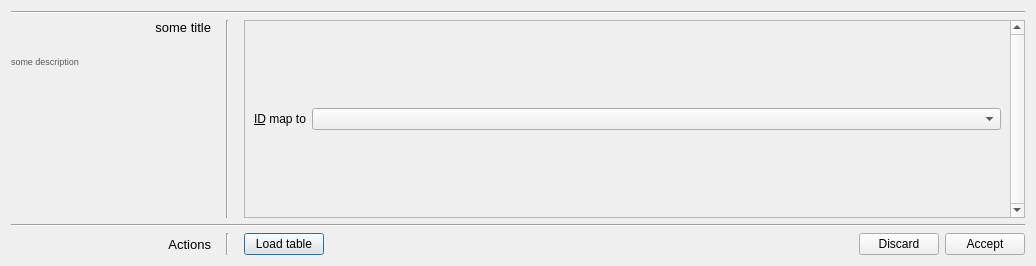
<?xml version="1.0" encoding="UTF-8"?>
<ui version="4.0">
 <class>Dialog</class>
 <widget class="QDialog" name="Dialog">
  <property name="geometry">
   <rect>
    <x>0</x>
    <y>0</y>
    <width>1036</width>
    <height>266</height>
   </rect>
  </property>
  <property name="windowTitle">
   <string>Dialog</string>
  </property>
  <property name="styleSheet">
   <string notr="true"/>
  </property>
  <layout class="QGridLayout" name="gridLayout">
   <item row="0" column="0">
    <layout class="QGridLayout" name="gridLayout_2">
     <item row="3" column="2">
      <widget class="Line" name="line_4">
       <property name="orientation">
        <enum>Qt::Vertical</enum>
       </property>
      </widget>
     </item>
     <item row="3" column="0">
      <layout class="QVBoxLayout" name="verticalLayout_2">
       <item>
        <widget class="QLabel" name="label_2">
         <property name="styleSheet">
          <string notr="true">font: 10pt;</string>
         </property>
         <property name="text">
          <string>Actions</string>
         </property>
         <property name="alignment">
          <set>Qt::AlignRight|Qt::AlignTrailing|Qt::AlignVCenter</set>
         </property>
        </widget>
       </item>
       <item>
        <spacer name="verticalSpacer_2">
         <property name="orientation">
          <enum>Qt::Vertical</enum>
         </property>
         <property name="sizeType">
          <enum>QSizePolicy::Preferred</enum>
         </property>
         <property name="sizeHint" stdset="0">
          <size>
           <width>0</width>
           <height>0</height>
          </size>
         </property>
        </spacer>
       </item>
      </layout>
     </item>
     <item row="1" column="0">
      <layout class="QVBoxLayout" name="verticalLayout">
       <item>
        <widget class="QLabel" name="titleText">
         <property name="styleSheet">
          <string notr="true">font: 10pt;</string>
         </property>
         <property name="text">
          <string>some title</string>
         </property>
         <property name="alignment">
          <set>Qt::AlignRight|Qt::AlignTrailing|Qt::AlignVCenter</set>
         </property>
        </widget>
       </item>
       <item>
        <spacer name="verticalSpacer_3">
         <property name="orientation">
          <enum>Qt::Vertical</enum>
         </property>
         <property name="sizeType">
          <enum>QSizePolicy::Fixed</enum>
         </property>
         <property name="sizeHint" stdset="0">
          <size>
           <width>0</width>
           <height>15</height>
          </size>
         </property>
        </spacer>
       </item>
       <item>
        <widget class="QLabel" name="descriptionText">
         <property name="sizePolicy">
          <sizepolicy hsizetype="Minimum" vsizetype="Minimum">
           <horstretch>0</horstretch>
           <verstretch>0</verstretch>
          </sizepolicy>
         </property>
         <property name="maximumSize">
          <size>
           <width>200</width>
           <height>16777215</height>
          </size>
         </property>
         <property name="styleSheet">
          <string notr="true">color: rgb(90, 90, 90);
font: 7pt;</string>
         </property>
         <property name="text">
          <string>&lt;html&gt;&lt;head/&gt;&lt;body&gt;&lt;p&gt;some description&lt;/p&gt;&lt;/body&gt;&lt;/html&gt;</string>
         </property>
         <property name="alignment">
          <set>Qt::AlignJustify|Qt::AlignVCenter</set>
         </property>
         <property name="wordWrap">
          <bool>true</bool>
         </property>
        </widget>
       </item>
       <item>
        <spacer name="verticalSpacer">
         <property name="orientation">
          <enum>Qt::Vertical</enum>
         </property>
         <property name="sizeHint" stdset="0">
          <size>
           <width>200</width>
           <height>0</height>
          </size>
         </property>
        </spacer>
       </item>
      </layout>
     </item>
     <item row="1" column="1">
      <spacer name="horizontalSpacer_3">
       <property name="orientation">
        <enum>Qt::Horizontal</enum>
       </property>
       <property name="sizeType">
        <enum>QSizePolicy::Fixed</enum>
       </property>
       <property name="sizeHint" stdset="0">
        <size>
         <width>3</width>
         <height>0</height>
        </size>
       </property>
      </spacer>
     </item>
     <item row="1" column="3">
      <spacer name="horizontalSpacer_2">
       <property name="orientation">
        <enum>Qt::Horizontal</enum>
       </property>
       <property name="sizeType">
        <enum>QSizePolicy::Fixed</enum>
       </property>
       <property name="sizeHint" stdset="0">
        <size>
         <width>3</width>
         <height>0</height>
        </size>
       </property>
      </spacer>
     </item>
     <item row="2" column="0" colspan="5">
      <widget class="Line" name="line_3">
       <property name="orientation">
        <enum>Qt::Horizontal</enum>
       </property>
      </widget>
     </item>
     <item row="1" column="2">
      <widget class="Line" name="line">
       <property name="orientation">
        <enum>Qt::Vertical</enum>
       </property>
      </widget>
     </item>
     <item row="0" column="0" colspan="5">
      <widget class="Line" name="line_2">
       <property name="orientation">
        <enum>Qt::Horizontal</enum>
       </property>
      </widget>
     </item>
     <item row="3" column="4">
      <layout class="QHBoxLayout" name="horizontalLayout">
       <item>
        <widget class="QPushButton" name="loadTable">
         <property name="text">
          <string>Load table</string>
         </property>
        </widget>
       </item>
       <item>
        <spacer name="horizontalSpacer">
         <property name="orientation">
          <enum>Qt::Horizontal</enum>
         </property>
         <property name="sizeHint" stdset="0">
          <size>
           <width>40</width>
           <height>20</height>
          </size>
         </property>
        </spacer>
       </item>
       <item>
        <widget class="QPushButton" name="discardButton">
         <property name="text">
          <string>Discard</string>
         </property>
        </widget>
       </item>
       <item>
        <widget class="QPushButton" name="acceptButton">
         <property name="text">
          <string>Accept</string>
         </property>
        </widget>
       </item>
      </layout>
     </item>
     <item row="1" column="4">
      <widget class="QScrollArea" name="scrollArea">
       <property name="styleSheet">
        <string notr="true"/>
       </property>
       <property name="verticalScrollBarPolicy">
        <enum>Qt::ScrollBarAlwaysOn</enum>
       </property>
       <property name="widgetResizable">
        <bool>true</bool>
       </property>
       <widget class="QWidget" name="scrollAreaWidgetContents">
        <property name="geometry">
         <rect>
          <x>0</x>
          <y>0</y>
          <width>762</width>
          <height>195</height>
         </rect>
        </property>
        <layout class="QGridLayout" name="gridLayout_3">
         <item row="0" column="0">
          <layout class="QVBoxLayout" name="verticalLayout_3">
           <item>
            <spacer name="verticalSpacer_5">
             <property name="orientation">
              <enum>Qt::Vertical</enum>
             </property>
             <property name="sizeHint" stdset="0">
              <size>
               <width>0</width>
               <height>0</height>
              </size>
             </property>
            </spacer>
           </item>
           <item>
            <layout class="QHBoxLayout" name="horizontalLayout_5">
             <item>
              <widget class="QLabel" name="l1">
               <property name="sizePolicy">
                <sizepolicy hsizetype="Fixed" vsizetype="Preferred">
                 <horstretch>0</horstretch>
                 <verstretch>0</verstretch>
                </sizepolicy>
               </property>
               <property name="text">
                <string>&lt;html&gt;&lt;head/&gt;&lt;body&gt;&lt;p&gt;&lt;span style=&quot; text-decoration: underline;&quot;&gt;ID&lt;/span&gt; map to&lt;/p&gt;&lt;/body&gt;&lt;/html&gt;</string>
               </property>
              </widget>
             </item>
             <item>
              <widget class="QComboBox" name="c1"/>
             </item>
            </layout>
           </item>
           <item>
            <spacer name="verticalSpacer_4">
             <property name="orientation">
              <enum>Qt::Vertical</enum>
             </property>
             <property name="sizeHint" stdset="0">
              <size>
               <width>0</width>
               <height>0</height>
              </size>
             </property>
            </spacer>
           </item>
          </layout>
         </item>
        </layout>
       </widget>
      </widget>
     </item>
    </layout>
   </item>
  </layout>
 </widget>
 <resources/>
 <connections/>
</ui>
